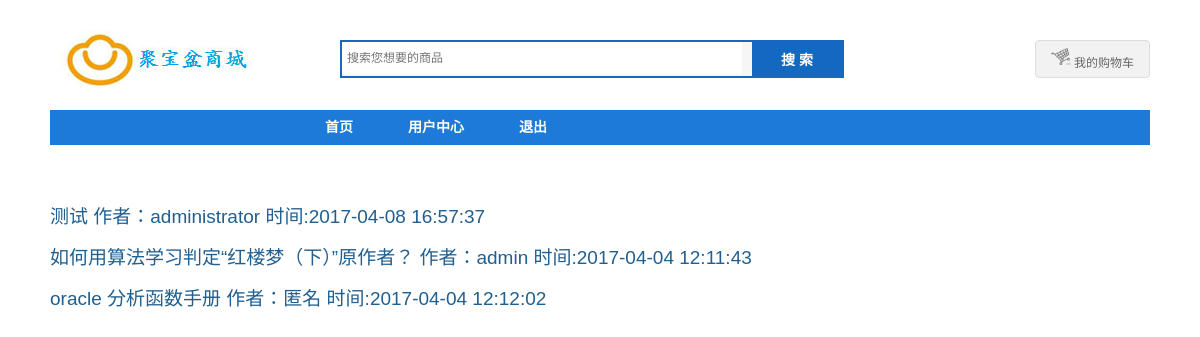
The page /articles.php?uid=1 (signed in) on the database as committed earlier.
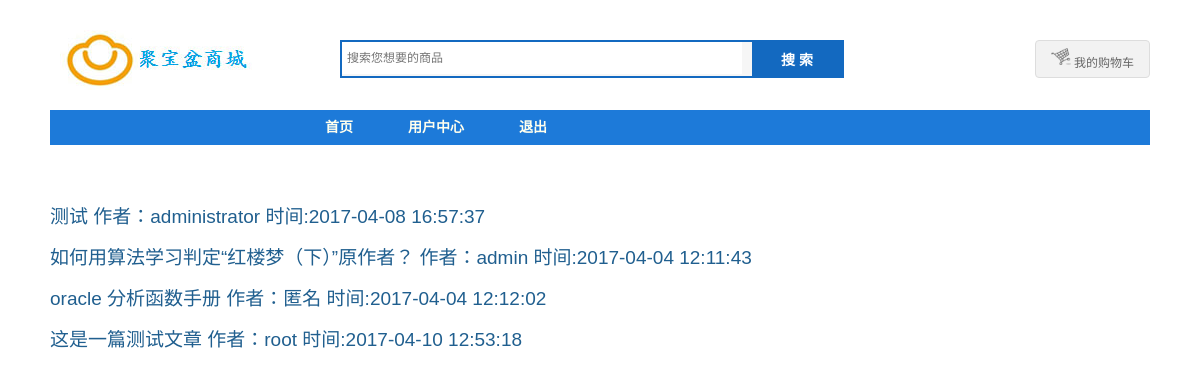
The same page on the database as committed later.
### tables this page shows
CREATE TABLE `wenzhang` (
  `id` int(11) NOT NULL AUTO_INCREMENT,
  `title` varchar(255) NOT NULL,
  `content` text NOT NULL,
  `author` varchar(255) NOT NULL,
  `time` timestamp NOT NULL DEFAULT '0000-00-00 00:00:00' ON UPDATE CURRENT_TIMESTAMP,
  PRIMARY KEY (`id`)
);

### articles.php (the view, shortened to what this page needs)
<?php
include 'conn.php';
?>
<!DOCTYPE>
<html>
<head>
<link rel="stylesheet" type="text/css" href="css/general.css">
<link rel="stylesheet" type="text/css" href="css/index.css">
</head>
<body>
<?php include 'header.php'; ?>
<div class="container w1100">
      <br>  <br>  <br>  <br>
        <ul>
<?php
$sql = "select * from wenzhang";
$result = $conn->query($sql);
if($result->num_rows>0){
  while($row = $result->fetch_assoc()) {
    ?>
    <li><a style = "font-size:19px" href='/article.php?wzid=<?php echo $row['id'];
      if (isset($_REQUEST['uid'])) {
        echo "&uid=".$_REQUEST['uid']."'>";
      }
      echo $row['title']."  作者：".$row['author']." 时间:".$row['time'];
      ?>
</a></li><br>
<?php
  }
}
 ?>
</ul>
</div>

Rows that differ between the two databases and show on the page:
added wenzhang: title "这是一篇测试文章", author "root", time "2017-04-10 12:53:18"
